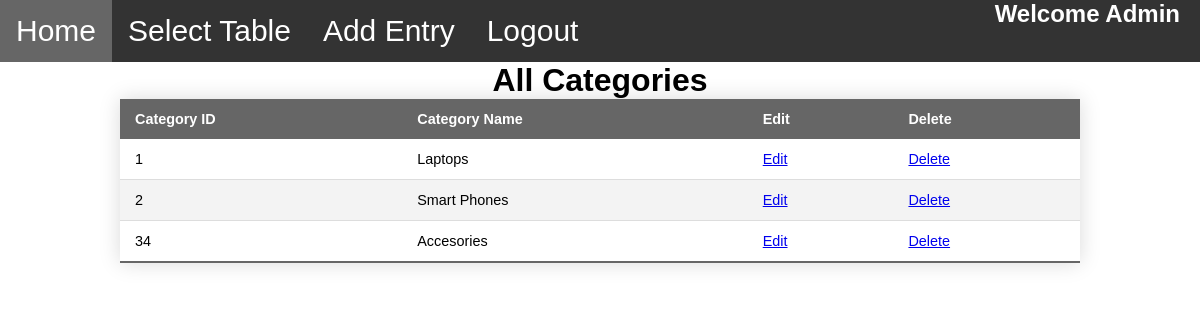
The app's page /admin_page.php?page=categories (signed in) with its own data.
### tables this page shows
CREATE TABLE `category` (
  `category_id` int(11) NOT NULL,
  `category_name` varchar(100) NOT NULL
);

### admin/all_categories.php (the view, shortened to what this page needs)
<h1 align="center">All Categories</h1>
<table align="center" class="styled-table">
    <thead>
        <tr>
            <th>Category ID</th>
            <th>Category Name</th>
            <th>Edit</th>
            <th>Delete</th>
        </tr>
    </thead>
    <tbody>
        <tr class="active-row">
            <?php
            $con = mysqli_connect("localhost","root","","store") or die("Database Connectivity Failed");
            try
            {
                $query = "select * from category";
                $result = mysqli_query($con,$query);
                if($result>0)
                {
                    while($or = mysqli_fetch_assoc($result))
                    {
                      ?>
                      <td><?php echo $or['category_id']; ?></td>
                      <td><?php echo $or['category_name']; ?></td>
                      <td><a href="admin/update_category.php?category_id=<?php echo $or['category_id']; ?>">Edit</a></td>
                      <td><a href="admin/delete_category.php?category_id=<?php echo $or['category_id']; ?>" onclick="return confirm('Do You Want To Delete The Category')">Delete</a></td>
                      </tr>
                      <?php
                    }
                }
                else
                {
                  echo "0 Recorrds".mysqli_error($con);
                }
            }
            catch(Exception $e){
                echo "Error ->".$e->getMessage();
            }
            ?>
    </tbody>
</table>

### style.css (style rules this page uses)
* { font-family: sans-serif; }
body { margin: 0; padding: 0; }
.styled-table { border-collapse: collapse; margin-left: 10%; font-size: 0.9em; font-family: sans-serif; width: 80%; box-shadow: 0 0 20px rgba(0, 0, 0, 0.15); }
.styled-table thead tr { background-color: #666; color: #ffffff; text-align: left; }
.styled-table th, .styled-table td { padding: 12px 15px; }
.styled-table tbody tr { border-bottom: 1px solid #dddddd; }
::placeholder { color: white }

### admin_page.php (style rules this page uses)
* { margin: 0px; }

### records on screen
category: category_id "1", category_name "Laptops"
category: category_id "2", category_name "Smart Phones"
category: category_id "34", category_name "Accesories"
